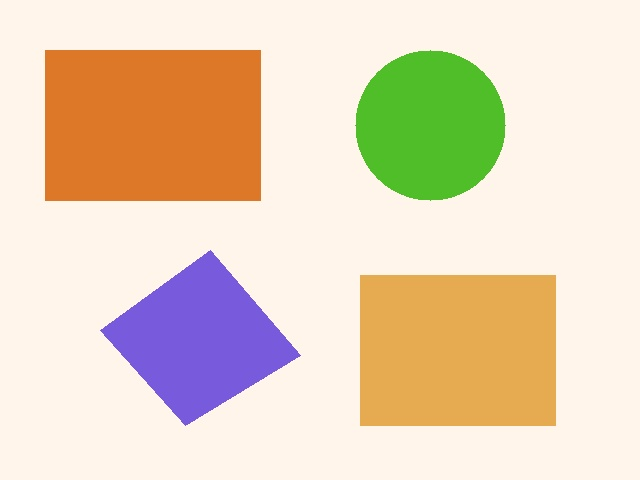
#> input picture input.jpg, 640 x 480 px
$ python solution.py
#> lines starting #> are read from the running program, lines starting #| are printed output that depends on the picture; after the words box and inside, x2 and y2 are one past the last pixel; in counts of white or black regions, pixels touching at a corner belong together
import argparse
from pathlib import Path

import cv2


def main():
    script_folder = Path(__file__).resolve().parent

    parser = argparse.ArgumentParser(
        description="Находит контуры изображения и рисует их зеленым цветом."
    )
    parser.add_argument(
        "image",
        nargs="?",
        default=str(script_folder / "input.jpg"),
        help="Путь к изображению (по умолчанию: input.jpg рядом со скриптом)",
    )
    args = parser.parse_args()

    image_path = Path(args.image)
    original = cv2.imread(str(image_path))
#> original is the input picture: shape (480, 640, 3); mean B, G, R 187.4, 212.3, 230.9
    if original is None:
        raise SystemExit(
            f"Не удалось открыть изображение: {image_path}. "
            "Проверьте путь и формат файла."
        )

    # Переводим цветное изображение в оттенки серого.
    gray = cv2.cvtColor(original, cv2.COLOR_BGR2GRAY)
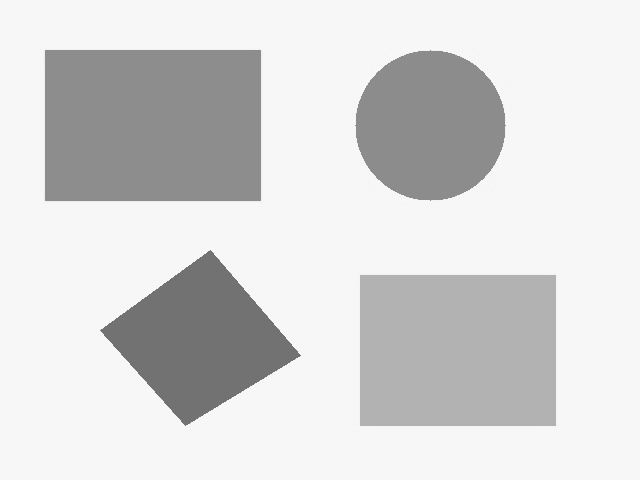
#> gray: shape (480, 640); min 108, max 252, mean 215.1

    # Размываем изображение, чтобы уменьшить мелкий шум.
    blurred = cv2.GaussianBlur(gray, (5, 5), 0)

    # Находим границы методом Canny и контуры на их основе.
    edges = cv2.Canny(blurred, 50, 150)
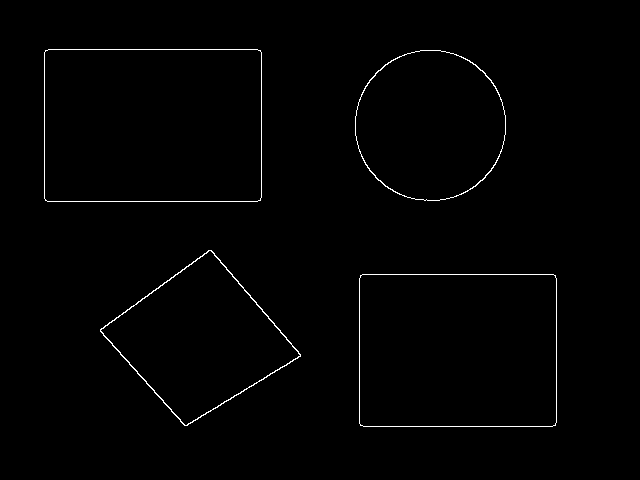
#> edges: shape (480, 640); 0.89% white in thin lines or dots, all inside (x1, y1, x2, y2) = (44, 49, 557, 427)
    contours, _ = cv2.findContours(
        edges, cv2.RETR_LIST, cv2.CHAIN_APPROX_SIMPLE
    )
#> contours = 8 contours; box (x1, y1, x2, y2) and area: (44, 49, 262, 202) 32964, (44, 49, 262, 202) 32962, (359, 274, 557, 427) 29923, (359, 274, 557, 427) 29921, (100, 250, 301, 426) 18218, (100, 250, 301, 426) 17902, (355, 50, 506, 201) 17800, (355, 50, 506, 201) 17667

    # Рисуем все контуры зеленым цветом поверх исходного цветного изображения.
    cv2.drawContours(original, contours, -1, (0, 255, 0), 2)
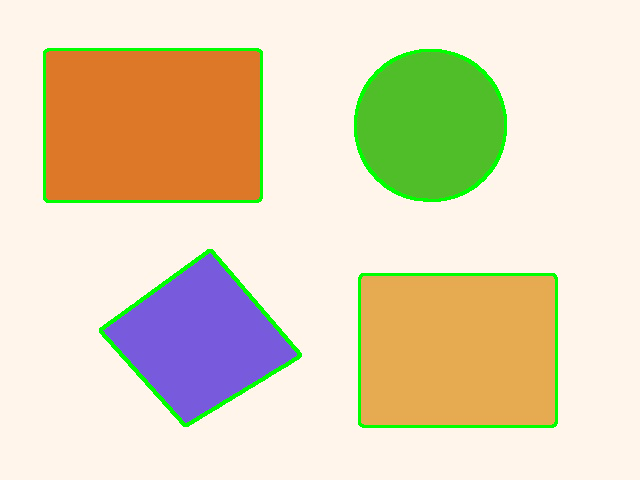
#> original: shape (480, 640, 3); 2.7% of pixels changed, all inside (x1, y1, x2, y2) = (43, 48, 558, 428)

    output_path = script_folder / "result.jpg"
    if not cv2.imwrite(str(output_path), original):
        raise SystemExit(f"Не удалось сохранить файл: {output_path}")

    print(f"Найдено контуров: {len(contours)}")
#| Найдено контуров: 8
    print(f"Результат сохранен: {output_path}")


if __name__ == "__main__":
    main()
